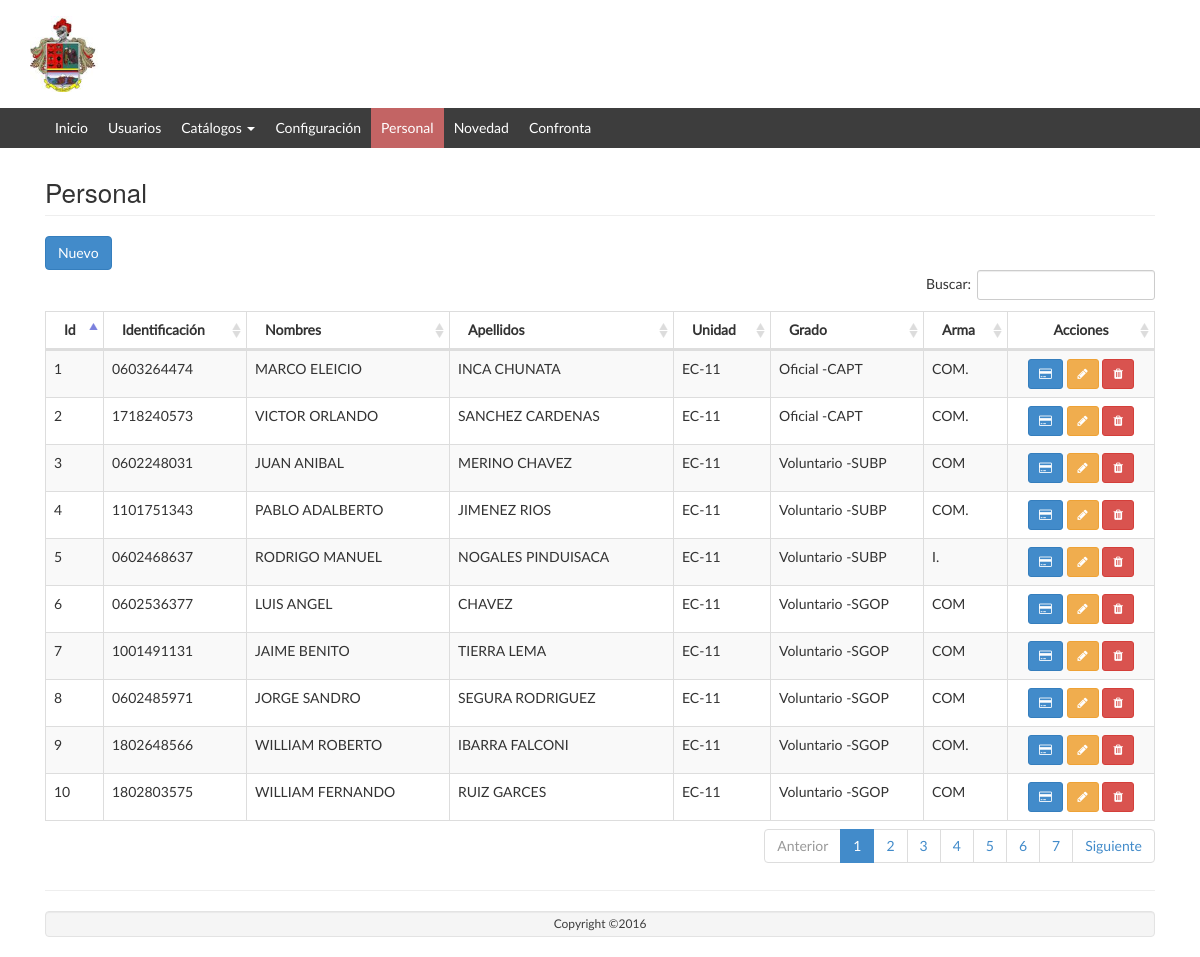
The app's page /Persona/listar/ with its own data.
### tables this page shows
CREATE TABLE `persona` (
  `id` int(11) NOT NULL AUTO_INCREMENT,
  `unidad_id` int(11) NOT NULL,
  `grado_persona_id` int(11) NOT NULL,
  `identificacion` varchar(10) NOT NULL,
  `nombres` varchar(128) NOT NULL,
  `apellidos` varchar(128) NOT NULL,
  `arma` varchar(45) DEFAULT NULL,
  `telefono` varchar(10) DEFAULT NULL,
  `celular` varchar(10) DEFAULT NULL,
  `tarjeta` tinyint(4) NOT NULL DEFAULT '0',
  `usuario_id` int(11) DEFAULT '0',
  `activo` int(11) NOT NULL DEFAULT '1',
  PRIMARY KEY (`id`),
  KEY `fk_persona_unidad1_idx` (`unidad_id`),
  KEY `fk_persona_grado_persona1_idx` (`grado_persona_id`),
  CONSTRAINT `fk_persona_grado_persona1` FOREIGN KEY (`grado_persona_id`) REFERENCES `grado_persona` (`id`) ON DELETE NO ACTION ON UPDATE NO ACTION,
  CONSTRAINT `fk_persona_unidad1` FOREIGN KEY (`unidad_id`) REFERENCES `unidad` (`id`) ON DELETE NO ACTION ON UPDATE NO ACTION
);

CREATE TABLE `unidad` (
  `id` int(11) NOT NULL AUTO_INCREMENT,
  `nombre` varchar(128) NOT NULL,
  `descripcion` varchar(256) NOT NULL,
  `abreviatura` varchar(64) NOT NULL,
  `num_conscriptos` int(11) DEFAULT '0',
  `activo` tinyint(4) NOT NULL DEFAULT '1',
  `hora_inicio` time NOT NULL,
  `hora_fin` time NOT NULL,
  PRIMARY KEY (`id`)
);

CREATE TABLE `tipo_persona` (
  `id` int(11) NOT NULL AUTO_INCREMENT,
  `nombre` varchar(128) NOT NULL,
  `descripcion` varchar(256) NOT NULL,
  `activo` tinyint(4) NOT NULL DEFAULT '1',
  PRIMARY KEY (`id`)
);

CREATE TABLE `grado_persona` (
  `id` int(11) NOT NULL AUTO_INCREMENT,
  `tipo_persona_id` int(11) NOT NULL,
  `nombre` varchar(128) NOT NULL,
  `descripcion` varchar(256) NOT NULL,
  `abreviatura` varchar(64) NOT NULL,
  `activo` tinyint(4) NOT NULL DEFAULT '1',
  PRIMARY KEY (`id`),
  KEY `fk_grado_persona_tipo_persona1_idx` (`tipo_persona_id`),
  CONSTRAINT `fk_grado_persona_tipo_persona1` FOREIGN KEY (`tipo_persona_id`) REFERENCES `tipo_persona` (`id`) ON DELETE NO ACTION ON UPDATE NO ACTION
);

### app/controllers/PersonaController.php (called while the page is built, shortened)
<?php
require_once (PATH_MODELS . "/PersonaModel.php");
class PersonaController {
	public function listar() {
		$model = new PersonaModel();
		$datos = $model->getlistadoPersona();
		require_once PATH_VIEWS."/Persona/view.list.php";
	}
}

### index.php (called while the page is built, shortened)
<?php
if(isset($_GET['action'])){
	$redirect = ($_GET['action']!='')?$_GET['action']:"listar";
}
$controller = new $controllerName();
$controller->$redirect();
?>

### public/views/Persona/index.php (called while the page is built, shortened)
<?php
require_once("../../../index.php");
?>

### app/models/PersonaModel.php (called while the page is built, shortened)
<?php
require_once(PATH_MODELS."/BaseModel.php");
class PersonaModel {
	public function getlistadoPersona(){
		$model = new BaseModel();
		$sql = "select p.id, p.identificacion, p.nombres, p.apellidos, p.arma, u.abreviatura as unidad, g.abreviatura as grado, t.nombre from persona as p
				inner join unidad as u on u.id = p.unidad_id
				inner join grado_persona as g on g.id = p.grado_persona_id
				inner join tipo_persona as t on t.id = g.tipo_persona_id
				where p.activo = 1";
		return $model->execSql($sql, array(),true);
	}
}

### app/models/BaseModel.php (called while the page is built, shortened)
<?php
class BaseModel
{
	private $pdo;
	private function openConexion(){
		try{
			$this->pdo = new PDO('mysql:host='.HOSTNAME_DATABASE.';dbname='.DATABASE.';charset=utf8', USERNAME, PASSWORD);
			$this->pdo->setAttribute(PDO::ATTR_ERRMODE, PDO::ERRMODE_EXCEPTION);
		}
		catch(Exception $e){
			die($e->getMessage());
		}
	}
	private function closeConexion(){
		$this->pdo =  null;
	}
	public function execSql($sql,$parameters, $list = false, $obtainId = false){
		try	{
			$stm = $this->pdo->prepare($sql);
			$stm->execute($parameters);
			if($obtainId){
				$result = $this->pdo->lastInsertId();
			} else {
				if($list){
					$result = $stm->fetchAll(PDO::FETCH_OBJ);
				} else {
					$result = $stm->fetch(PDO::FETCH_OBJ);
				}
			}
		}catch(Exception $e){
			die($e->getMessage());
		}
		return $result;
	}
}

### public/views/Persona/view.list.php (the view, shortened to what this page needs)
<?php include_once PATH_TEMPLATE.'/header.php';?>
<div class="row">
	<div class="col-lg-12">
    	<h1 class="page-header">Personal</h1>
   	</div>
</div>
<div class="row">
	<div class="col-lg-12">
		<button class="btn btn-primary" id="modalOpen">
			<i class="glyphicon glyphicon-plus"></i> Nuevo
		</button>
	</div>
	<table class="table table-striped table-bordered table-hover" id="dataTables-example">
    <thead>
	    <tr>
	   		<th>Id</th>
	    	<th>Identificación</th>
		    <th>Nombres</th>
		    <th>Apellidos</th>
		    <th>Unidad</th>
		    <th>Grado</th>
		    <th>Arma</th>
		    <th style="text-align: center;">Acciones</th>
	    </tr>
    </thead>
    <tbody>
    	<?php foreach ($datos as $item) {
    		echo "<tr><td>".$item->id."</td>";
    		echo "<td>".$item->identificacion."</td>";
    		echo "<td>".$item->nombres."</td>";
    		echo "<td>".$item->apellidos."</td>";
    		echo "<td>".$item->unidad."</td>";
    		echo "<td>".$item->nombre." -".$item->grado." </td>";
    		echo "<td>".$item->arma."</td>";
    		echo "<td align='center'>
					<a href='javascript: loadModal(".$item->id.")' class='btn btn-primary btn-sm' title='Generar Tarjeta' ><i class='fa fa-credit-card'></i></a>
					<a href='javascript: loadModal(".$item->id.")' class='btn btn-warning btn-sm' title='Editar' ><i class='fa fa-pencil'></i></a>
					<a href='javascript:if(confirm(\"Está seguro que desea eliminar el elemento seleccionado?\")){redirect(".$item->id.");}' class='btn btn-danger btn-sm' title='Eliminar'><i class='fa fa-trash'></i></a>
				</td>";
    	}?>
    </tbody>
    </table>
</div>
<?php include_once PATH_TEMPLATE.'/footer.php';?>
<link href="<?php echo PATH_CSS; ?>/dataTables.bootstrap.css" rel="stylesheet">
<link href="<?php echo PATH_CSS; ?>/bootstrapValidator.min.css" rel="stylesheet">
</body>
</html>

### public/web/css/style.css (style rules this page uses)
body { overflow-x: hidden!important; font-family: 'Lato', sans-serif; -webkit-font-smoothing: antialiased; min-height: 100%; background: #ffffff; }
.row { margin-left: 0; margin-right: 0; }
.page-header { font-size: 26px; margin: 10px 0 20px; }

### records on screen
persona: id "1", identificacion "0603264474", nombres "MARCO ELEICIO", apellidos "INCA CHUNATA", unidad.abreviatura "EC-11", tipo_persona.nombre "Oficial", grado_persona.abreviatura "CAPT", arma "COM."
persona: id "2", identificacion "1718240573", nombres "VICTOR ORLANDO", apellidos "SANCHEZ CARDENAS", unidad.abreviatura "EC-11", tipo_persona.nombre "Oficial", grado_persona.abreviatura "CAPT", arma "COM."
persona: id "3", identificacion "0602248031", nombres "JUAN ANIBAL", apellidos "MERINO CHAVEZ", unidad.abreviatura "EC-11", tipo_persona.nombre "Voluntario", grado_persona.abreviatura "SUBP", arma "COM"
persona: id "4", identificacion "1101751343", nombres "PABLO ADALBERTO", apellidos "JIMENEZ RIOS", unidad.abreviatura "EC-11", tipo_persona.nombre "Voluntario", grado_persona.abreviatura "SUBP", arma "COM."
persona: id "5", identificacion "0602468637", nombres "RODRIGO MANUEL", apellidos "NOGALES PINDUISACA", unidad.abreviatura "EC-11", tipo_persona.nombre "Voluntario", grado_persona.abreviatura "SUBP", arma "I."
persona: id "6", identificacion "0602536377", nombres "LUIS ANGEL", apellidos "CHAVEZ", unidad.abreviatura "EC-11", tipo_persona.nombre "Voluntario", grado_persona.abreviatura "SGOP", arma "COM"
persona: id "7", identificacion "1001491131", nombres "JAIME BENITO", apellidos "TIERRA LEMA", unidad.abreviatura "EC-11", tipo_persona.nombre "Voluntario", grado_persona.abreviatura "SGOP", arma "COM"
persona: id "8", identificacion "0602485971", nombres "JORGE SANDRO", apellidos "SEGURA RODRIGUEZ", unidad.abreviatura "EC-11", tipo_persona.nombre "Voluntario", grado_persona.abreviatura "SGOP", arma "COM"
persona: id "9", identificacion "1802648566", nombres "WILLIAM ROBERTO", apellidos "IBARRA FALCONI", unidad.abreviatura "EC-11", tipo_persona.nombre "Voluntario", grado_persona.abreviatura "SGOP", arma "COM."
persona: id "10", identificacion "1802803575", nombres "WILLIAM FERNANDO", apellidos "RUIZ GARCES", unidad.abreviatura "EC-11", tipo_persona.nombre "Voluntario", grado_persona.abreviatura "SGOP", arma "COM"
